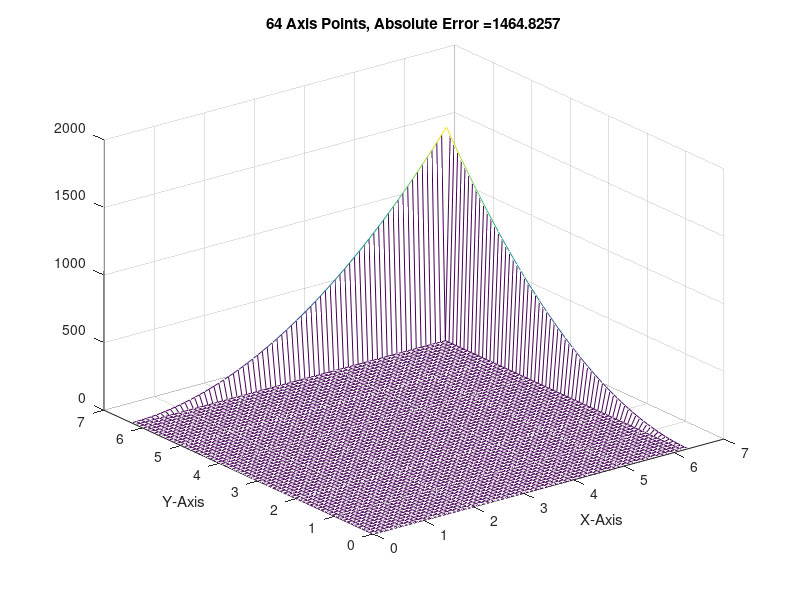
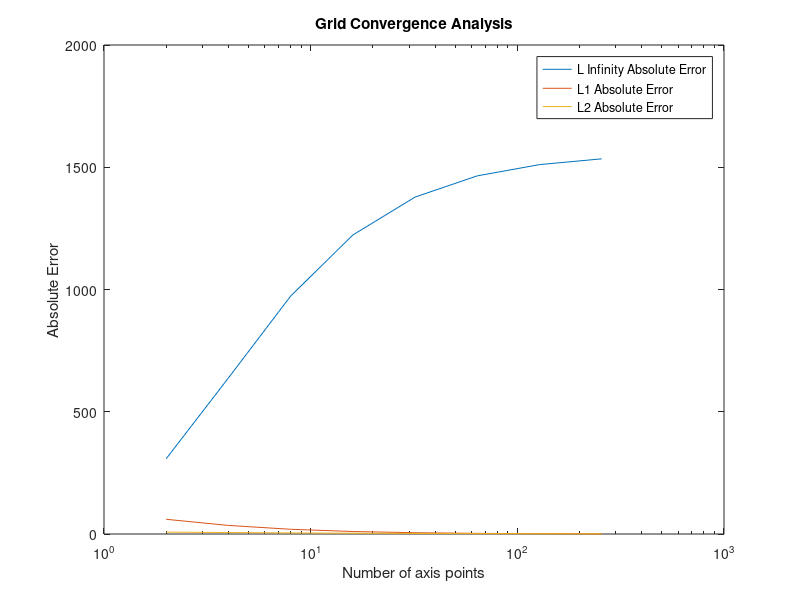
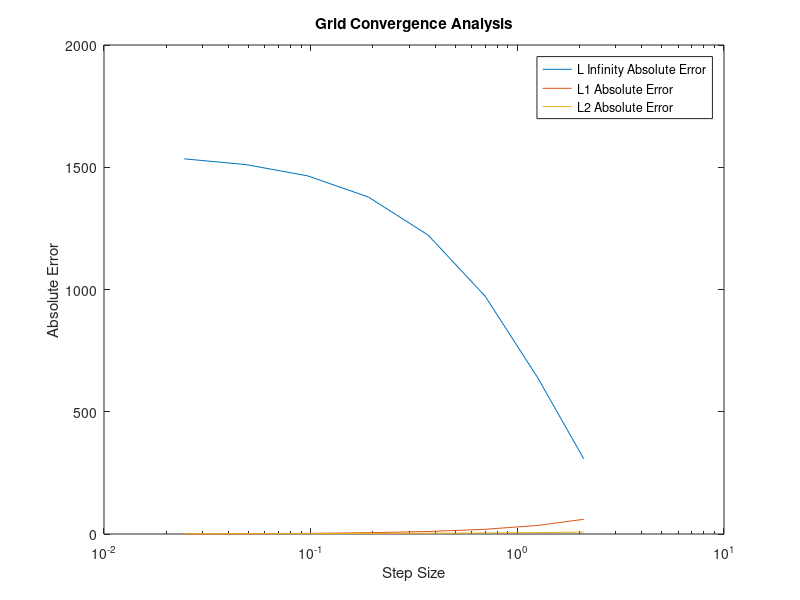
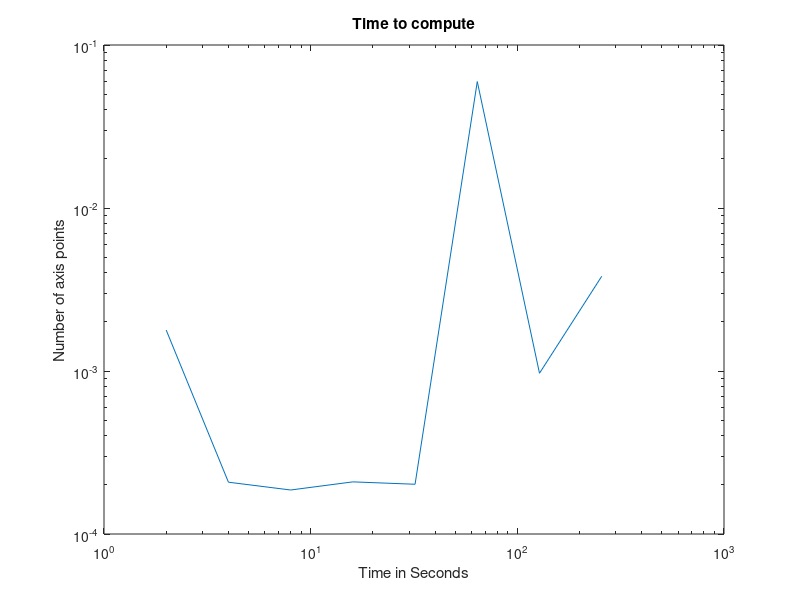

These charts were generated, in order, by the following MATLAB code:
clear all

ax = 0; ay = 0;
bx = 2*pi; by = 2*pi;
Lambda = 0.5;
cur=0;
ex=0;
e = 1;
w = 1; %Relaxation variable
iter = 1;
in = 1;

n = 2;

iterations = zeros(1,n);
err = zeros(1,n);
targeterror = 10^-4;

elapsed=0;
N = 2
in2=1;
while(N <= 2^8)
    tic
    e=1;
    x = linspace(ax,bx,N+2);
    y = linspace(ay,by,N+2);

    delx = x(2)-x(1); dely = y(2)-y(1);
    delX = 1/(delx^2); delY = 1/(dely^2);
    h = delx;
    delta = 1/(Lambda*h^2 + 4);
    [X,Y] = meshgrid(x,y);
    u = zeros(N+2,N+2);
    uprev = u;
    uexact = u;
    u(1,:) = 0;
    u(N+2,:) = (by^2)*x.^2; 
    u(:,1) = 0;
    u(:,N+2) = (bx^2)*y.^2;
    F = 2*(X.^2 + Y.^2) - Lambda*(X.^2).*(Y.^2);
    uexact = (X.^2).*(Y.^2);
    
    if abs(1/delta) < 4
        error('Matrix is not diagonally dominant');
    end
%     while(e>=targeterror)
% 
%         uprev = u;
%        
%         if iter == 10^in
%             
%             
%             iterations(in) = 10^in;
%             err(in) = e;
%             in = in + 1
% 
%             
%         end
%         for j = 2:N+1
%             for i = 2:1:N+1
%                 u(i,j) = -delta*(F(i,j)*h^2-(u(i,j-1)+u(i-1,j)+u(i+1,j)+u(i,j+1)));
%                 %u(i,j) = w*u(i,j) + (1-w)*uprev(i,j);
%             end
%         end
%         iter = iter + 1;
%         e = max(max(abs((uprev - u)./u)))*100;
% %         figure 
% %         colormap('jet')
% %         surf(X,Y,u)
% %         title(strcat(num2str(iter),' Iterations, Relative Error = ', num2str(e),'%'))
% %         xlabel('X Axis')
% %         ylabel('Y Axis')
% %         zlabel('u(x,y)')
%     end
    e
    [e1, I] = max(abs(uexact - u));
    [e_abs_Linf, J] = max(e1); %L infinity abs error
    e_abs_L1 = (1/(N^3))*sum(sum(abs(uexact-u)));
    e_abs_L2 = sqrt((1/(N^3))*sum(sum(abs(uexact-u))));
    e_abs_array_Linf(in2) = e_abs_Linf;
    e_abs_array_L1(in2) = e_abs_L1;
    e_abs_array_L2(in2) = e_abs_L2;
    Narray(in2)=N;
    harray(in2)=h;
    
    if N == 64
        figure
        mesh(X,Y,u)
        title(strcat(num2str(N),' Axis Points, Absolute Error = ', num2str(e_abs_Linf)))
        xlabel('X-Axis')
        ylabel('Y-Axis')
        text(X(I(J),J),Y(I(J),J),u(I(J),J),'\leftarrow Max Error Here')
        
    end
    N=N*2
    elapsed = toc
    time(in2) = elapsed;
    in2 = in2+1;
end

figure
semilogx(Narray,e_abs_array_Linf,Narray,e_abs_array_L1,Narray,e_abs_array_L2);
title('Grid Convergence Analysis')
legend('L Infinity Absolute Error','L1 Absolute Error','L2 Absolute Error')
xlabel('Number of axis points');
ylabel('Absolute Error');
figure
semilogx(harray,e_abs_array_Linf,harray,e_abs_array_L1,harray,e_abs_array_L2);
title('Grid Convergence Analysis')
legend('L Infinity Absolute Error','L1 Absolute Error','L2 Absolute Error')
xlabel('Step Size');
ylabel('Absolute Error');
figure
loglog(Narray, time)
title('Time to compute')
xlabel('Time in Seconds')
ylabel('Number of axis points')

